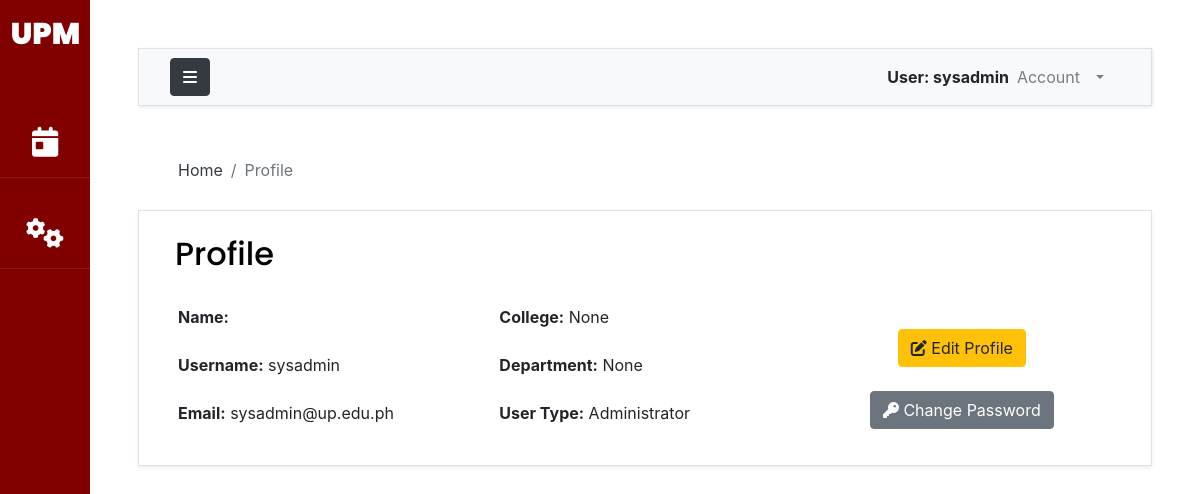
The page /accounts/profile/ (signed in) on the database its author committed.
### accounts/models.py (models this page shows, shortened)
class AuthUser(AbstractUser):
    FACULTY = 1
    STAFF = 2
    OCS = 3
    ADPD = 4
    AO = 5
    USER_TYPE_CHOICES = (
        (FACULTY, 'Faculty'),
        (STAFF, 'Staff'),
        (OCS, 'OCS'),
        (ADPD, 'ADPD'),
        (AO,'AO')
    )
    first_name = models.CharField(max_length=200)
    last_name = models.CharField(max_length=200)
    email = models.EmailField(unique=True, validators=[
        EmailValidator(allowlist=['up.edu.ph'])
    ])
    college = models.ForeignKey("UPM.College",on_delete=models.CASCADE,null=True,blank=True)
    department = models.ForeignKey("UPM.Department",on_delete=models.CASCADE,null=True,blank=True)
    user_type = models.PositiveSmallIntegerField(choices=USER_TYPE_CHOICES,null=True)
    def __str__(self):
        return self.username

### accounts/views.py (the view)
# urls.py: path('profile/', views.viewProfile, name="profile"),
@login_required(login_url='loginPage')
def viewProfile(request):
    user = request.user
    context = {'user':user}
    return render(request,'accounts/profile.html', context)

### templates/accounts/profile.html (shortened to what this page needs)
{% extends 'base.html' %}
{% load static %}
{% load crispy_forms_tags %}
{% block breadcrumb %}
<nav aria-label="breadcrumb">
  <ol class="breadcrumb mt-3 ms-4 bg-body">
    <li class="breadcrumb-item"><a href="{% url 'indexPage' %}" class="text-dark">Home</a></li>
    <li class="breadcrumb-item active" aria-current="page">Profile</li>
  </ol>
</nav>
{% endblock breadcrumb %}
{% block content %}
<div class = "container w-70">
    <div class= "row px-4 pb-3 shadow-sm border">
        <h2 class="py-4">Profile {{booking.id}}</h2>
        <div class="col-4">
            <div class="mb-3">
                <strong><label class='form-label'>Name:</label></strong>
            </div>
            <div class="mb-3">
                <strong><label class='form-label'>Username:</label></strong>
                {{user.username}}
            </div>
            <div class="mb-3">
                <strong><label class='form-label'>Email:</label></strong>
                {{user.email}}
            </div>
        </div>
        <div class="col-4 pe-4">
            <div class="mb-3">
                <strong> <label class='form-label'>College:</label></strong>
                {{user.college}}
            </div>
            <div class="mb-3">
                <strong> <label class='form-label'>Department:</label></strong>
                {{user.department}}
            </div>
            <div class="mb-3">
                <strong><label class='form-label'>User Type:</label></strong>
                {% if user.user_type != None %}
                {{user.get_user_type_display}}
                {% else %}
                Administrator
                {% endif %}
            </div>
        </div>
        <div class="col-4 pe-4 text-center">
            <button type="button" class="editp bs-modal btn btn-warning mt-4"><i class="fa-solid fa-pen-to-square"></i> Edit Profile</button>
            <button type="button" class="pass bs-modal btn btn-secondary mt-4"><i class="fa-solid fa-key"></i> Change Password </button>
        </div>
    </div>
</div>
{% endblock content %}

### templates/base.html (shortened to what this page needs)
{% load static %}
{% load crispy_forms_tags %}
<!DOCTYPE html>
<html lang="en">
    <head>
        {% include 'css_modules.html' %}
    </head>
    <body>
        <div class="wrapper d-flex align-items-stretch">
            <nav id="sidebar" class="active">
                <h1><a href="{% url 'indexPage' %}" class="logo mt-2 pt-2">UPM</a></h1>
                <ul class="list-unstyled components mb-5">
                    {% if request.user.is_authenticated %}
                    <li>
                        <a href="{% url 'viewBookings' %}"><i class="fa-solid fa-calendar-day"></i> <span class="link_label ms-1"> Bookings</span></a>
                    </li>
                        {% if request.user.user_type == none %}
                        <li>
                            <a data-bs-toggle="collapse" href="#collapseOptions" role="button" aria-expanded="false" aria-controls="collapseOptions" id="clps"><i class="fa fa-cogs"></i> <span class="link_label">Administrator</span></a>
                        </li>
                        {% endif %}
                    {% else %}
                    <li>
                        <a href="{% url 'roomView' %}"><i class="fa-solid fa-door-closed"></i> <span class="link_label ms-1">View Rooms</span></a>
                    </li>
                    {% endif %}
                </ul>
            </nav>
            <div id="content" class="p-4 p-md-5 bg-body">
                <nav class="navbar navbar-expand-lg navbar-light bg-light border">
                    <div class="container-fluid">
                        <button type="button" id="sidebarCollapse" class="btn btn-dark">
                            <i class="fa fa-bars"></i>
                        </button>
                        <div class="collapse navbar-collapse" id="navbarSupportedContent">
                            <ul class="nav navbar-nav ml-auto">
                                <span class="fw-bolder mt-2">User: {{request.user}}</span>
                                {% if request.user.is_authenticated %}
                                <li class="nav-item dropdown me-3 pe-3">
                                        <a class="nav-link dropdown-toggle" href="#" id="navbarDropdown" role="button" data-bs-toggle="dropdown" aria-expanded="false">
                                        Account
                                        </a>
                                    </li>
                                {% else %}
                                    <a class='text-secondary mt-2 ms-2 me-3 pe-3' href="{% url 'loginPage' %}" id="navbarDropdown" >
                                       <strong>Log In</strong>
                                    </a>
                                {% endif %}
                            </ul>
                        </div>
                    </div>
                </nav>
                <main>
                    <div class="app-title">
                        {% block breadcrumb %}
                        {% endblock breadcrumb %}
                    </div>
                    {% block content %}
                    {% endblock content %}
                </main>
            </div>
		</div>
    </body>
</html>

### rows shown on the page
AuthUser: user "sysadmin", username "sysadmin", email "sysadmin@up.edu.ph", college "None", department "None"
